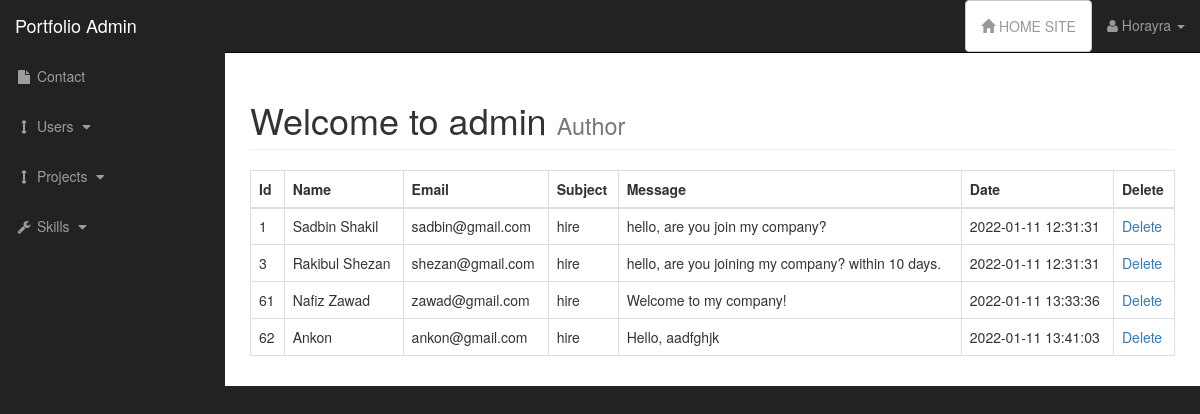
Page /admin/view_contact.php on the committed database.
### tables this page shows
CREATE TABLE `contact` (
  `contact_id` int(11) NOT NULL,
  `name` varchar(255) NOT NULL,
  `email` varchar(255) NOT NULL,
  `subject` varchar(255) NOT NULL,
  `message` text NOT NULL,
  `date_submitted` timestamp NOT NULL DEFAULT current_timestamp() ON UPDATE current_timestamp()
);

### admin/view_contact.php (the view, shortened to what this page needs)
<?php include "../includes/db.php"; ?>
<?php include "includes/admin_header.php";?>
<div id="wrapper">
<?php include "includes/admin_navigation.php";?>
<div id="page-wrapper">
    <div class="container-fluid">
        <div class="row">
            <div class="col-lg-12">
                <h1 class="page-header">
                    Welcome to admin
                    <small>Author</small>
                </h1>
<table class="table table-bordered table-hover">
    <thead>
        <tr>
            <th>Id</th>
            <th>Name</th>
            <th>Email</th>
            <th>Subject</th>
            <th>Message</th>
            <th>Date</th>
            <th>Delete</th>
        </tr>
    </thead>
 <tbody>
        <tr>
         <?php
        $query = "SELECT * FROM contact ";
        $select_contact = mysqli_query($connection, $query);
        while($row = mysqli_fetch_assoc($select_contact))
        {
            $contact_id = $row['contact_id'];
            $contact_name = $row['name'];
            $contact_email = $row['email'];
            $contact_subject = $row['subject'];
            $contact_message= $row['message'];
            $contact_date = $row['date_submitted'];
            echo "<tr>";
            echo"<td>$contact_id</td>";
            echo"<td>$contact_name</td>";
            echo"<td>$contact_email</td>";
            echo"<td>$contact_subject</td>";
            echo"<td>$contact_message</td>";
            echo"<td>$contact_date</td>";
            echo "<td><a href='view_contact.php?delete=$contact_id'>Delete</a></td>";
            echo "</tr>";
        } ?>
    </tbody>
</table>
            </div>
        </div>
    </div>
</div>
<?php include "includes/admin_footer.php";?>

### admin/css/sb-admin.css (style rules this page uses)
body { margin-top: 100px; background-color: #222; }
@media (min-width:768px) { body { margin-top: 50px; } }
#wrapper { padding-left: 0; }
#page-wrapper { width: 100%; padding: 0; background-color: #fff; }
@media (min-width:768px) { #wrapper { padding-left: 225px; } }
@media (min-width:768px) { #page-wrapper { padding: 10px; } }

### rows in the picture
contact: contact_id "1", name "Sadbin Shakil", email "sadbin@gmail.com", subject "hire", message "hello, are you join my company?", date_submitted "2022-01-11 12:31:31"
contact: contact_id "3", name "Rakibul Shezan", email "shezan@gmail.com", subject "hire", message "hello, are you joining my company? within 10 days.", date_submitted "2022-01-11 12:31:31"
contact: contact_id "61", name "Nafiz Zawad", email "zawad@gmail.com", subject "hire", message "Welcome to my company!", date_submitted "2022-01-11 13:33:36"
contact: contact_id "62", name "Ankon", email "ankon@gmail.com", subject "hire", message "Hello, aadfghjk", date_submitted "2022-01-11 13:41:03"
